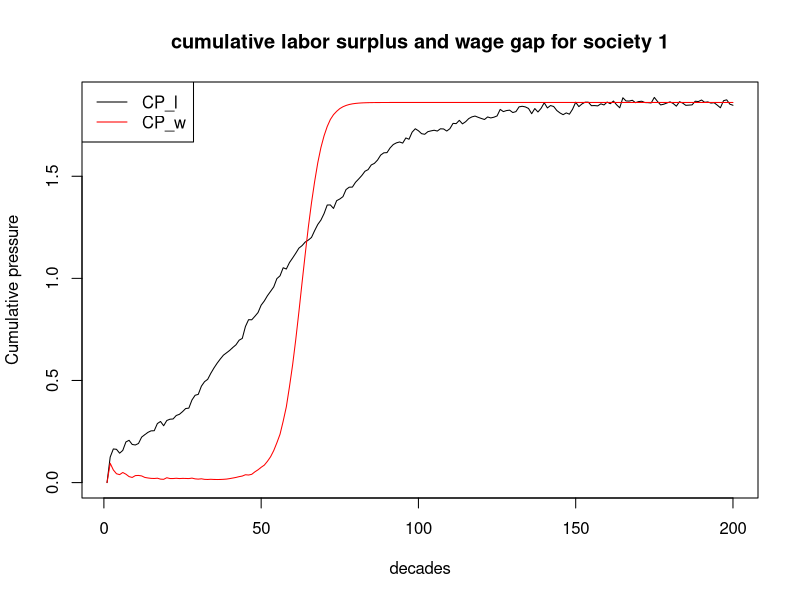
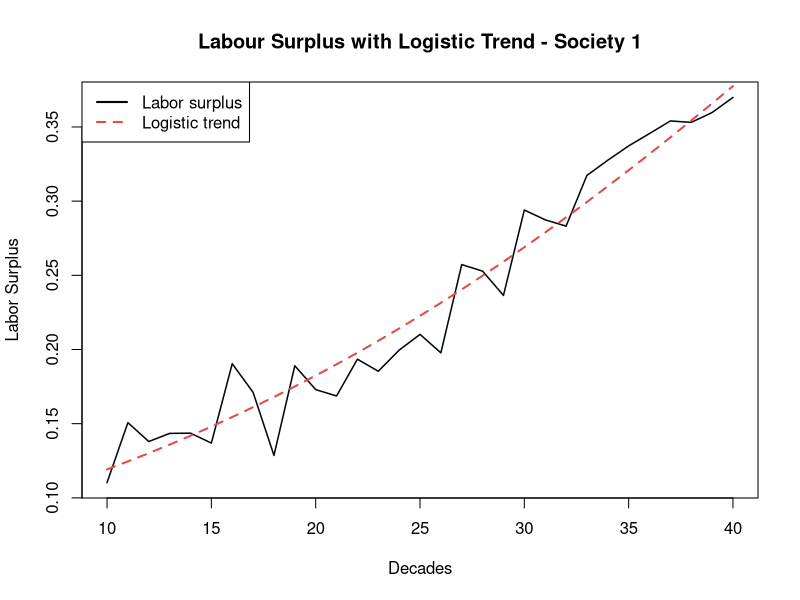
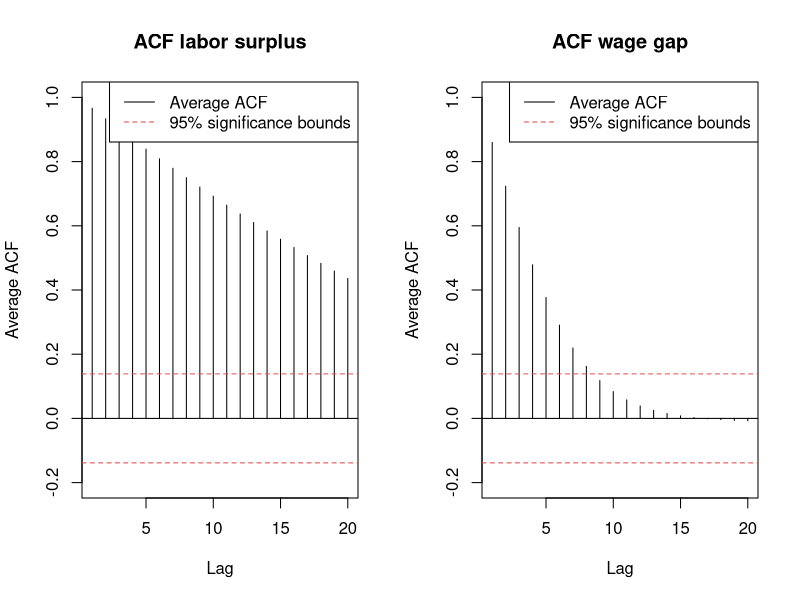
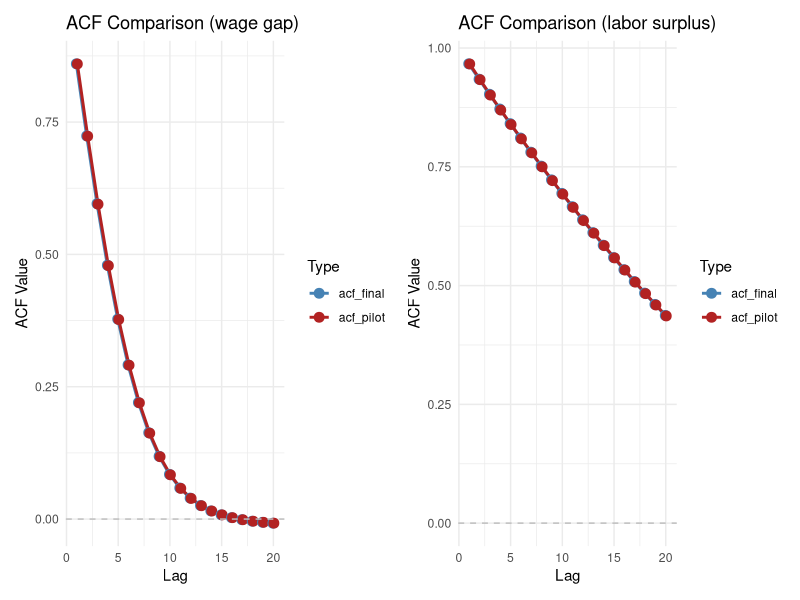
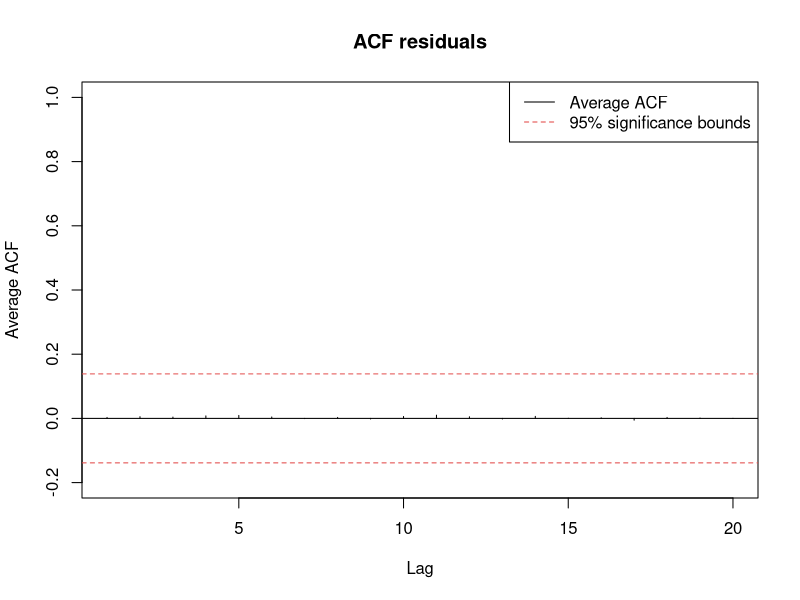

The R script that drew these images, in order:
## ---- chunk 1
library(dplyr)
library(ggplot2)
library(tidyr)
library(sandwich)
library(lmtest)
library(patchwork)
## ---- chunk 2
set.seed(123)
## ---- chunk 3
N_pilot <- 10
T_pilot <- 200
## ---- chunk 4
# labor_surplus parameters
K_l <- 1
r_l <- .05
t0_l  <- 50
A <- .2
P <- 5
delta_l <- .43
## ---- chunk 5
# wage_gap parameters
K_w <- 1
r_base <- .03
alpha <- .5
t0_w <- 60
## ---- chunk 6
# decay parameter (cumulative pressure)
delta_c <- 0.43
## ---- chunk 7
func_labor_surplus <- function(N,T) {
  
  labor_surplus <- matrix(NA, nrow = T , ncol = N)
  for (n in 1:N) {
    for (t in 1:T) {
    
      logistic_trend <- K_l/(1+exp(-r_l*(t-t0_l)))
      oscillation <- A * exp(-delta_l*t) * sin((2*t*pi)/P)
      epsilon <- rnorm(1, mean = 0, sd = .02)
    
      labor_surplus[t, n] <- logistic_trend + oscillation + epsilon
    }
  }
  return(labor_surplus)
}
## ---- chunk 8
labor_surplus <- func_labor_surplus(N_pilot, T_pilot)
head(labor_surplus)
## ---- chunk 9
func_wage_gap <- function(N, T, lab){
  
  wage_gap <- matrix(NA, nrow = T , ncol = N)
  for (n in 1:N) {
    for (t in 1:T) {
    
      if (t == 1) {r_w <- r_base} else {r_w <- r_base + alpha*(lab[t-1, n])}
    
     wage_gap[t,n]<- K_w/(1+exp(-r_w*(t-t0_w)))
    }
  }
  return(wage_gap)
}
## ---- chunk 10
wage_gap <- func_wage_gap(N_pilot, T_pilot, labor_surplus)
head(wage_gap)
## ---- chunk 11
cp <- function(N, T, lab, wag) {
  
  CP_l <- matrix(NA, nrow = T , ncol = N)
  CP_w <- matrix(NA, nrow = T , ncol = N)

  for (n in 1:N){
    for (t in 1:T){
    
    # cumulative pressure is only meaningful at t=2
      if (t==1){
        CP_l[t, n] <- 0
        CP_w[t, n] <- 0
      }
      else {
      
        cpsum_l <- 0
        cpsum_w <- 0
      
        for (k in 1:(t-1)){
          cpsum_l <- cpsum_l + lab[t-k, n] * exp(-delta_c*k)
          cpsum_w <- cpsum_w + wag[t-k, n] * exp(-delta_c*k)
      }
      
        CP_l[t, n] <- cpsum_l
        CP_w[t, n] <- cpsum_w
      }
    }
  }
  return( list(CP_l = CP_l, CP_w = CP_w) )
}

## ---- chunk 12
result <- cp(N_pilot, T_pilot, labor_surplus, wage_gap)
CP_w <- result$CP_w
CP_l <- result$CP_l
## ---- chunk 13
head(CP_l)
## ---- chunk 14
head(CP_w)
## ---- chunk 15
plot(1:T_pilot, CP_l[,1], type = "l", 
     xlab = "decades", ylab = "Cumulative pressure",
     main = "cumulative labor surplus and wage gap for society 1")
lines(1:T_pilot, CP_w[,1],col ="red")
legend("topleft", legend = c("CP_l", "CP_w"), col = c("black", "red"), lty = 1)
## ---- chunk 16
n <- 40
trend_l <- K_l / (1 + exp(-r_l * (10:n - t0_l)))

# Main plot
plot(10:n, labor_surplus[10:n, 1], type = "n",
     xlab = "Decades", ylab = "Labor Surplus",
     main = "Labour Surplus with Logistic Trend - Society 1")


# Add lines on top of shading
lines(10:n, labor_surplus[10:n, 1], col = "#00070d", lwd = 1.5)
lines(10:n, trend_l, col = "#E24B4A", lty = 2, lwd = 2)

# Legend
legend("topleft",
       legend = c("Labor surplus", "Logistic trend"),
       col = c("#00070d", "#E24B4A"),
       lty = c(1, 2, 1, 1), lwd = 2)
## ---- chunk 17
lag_max <- 20 
acf_matrix_l <- matrix(NA, nrow = lag_max , ncol = N_pilot)
acf_matrix_w <- matrix(NA, nrow = lag_max , ncol = N_pilot)
## ---- chunk 18
acf_func <- function(lag_max, acf_matrix, N, T, t0, CP) {
  for (s in 1:N){
    cps <- CP[t0:T, s]
    acf_matrix[,s] <- acf(cps, 
                          lag.max = lag_max,
                          plot = FALSE)$acf[-1]
  }
  acf_avg <- rowMeans(acf_matrix)
  return(acf_avg)
}
## ---- chunk 19
acf_avg_l <- acf_func(lag_max, acf_matrix_l, N_pilot, T_pilot, t0_l, CP_l)
acf_avg_w <- acf_func(lag_max, acf_matrix_w, N_pilot, T_pilot, t0_w, CP_w)
## ---- chunk 20
acf_plot <- function(acf, T, title = "Average ACF"){
  
   plot(1:lag_max, acf,
         type = "h",
         xlab = "Lag",
         ylab = "Average ACF",
         main = title,
         ylim = c(-0.2, 1))
    abline(h = 0)
          # Significance bounds
    abline(h =  1.96 / sqrt(T), lty = 2, col = "#E24B4A")
    abline(h = -1.96 / sqrt(T), lty = 2, col = "#E24B4A")
        
    legend("topright",
            legend = c("Average ACF", "95% significance bounds"),
            col    = c("black", "#E24B4A"),
            lty    = c(1, 2))
  
}
## ---- chunk 21
par(mfrow = c(1,2))
acf_plot(acf_avg_l, T_pilot, title = "ACF labor surplus")
acf_plot(acf_avg_w, T_pilot, title = "ACF wage gap" )
# Reset the plotting window
par(mfrow = c(1,1))
## ---- chunk 22
# Labor surplus
Tl_obs <- T_pilot - round(t0_l)
Tl_eff <- Tl_obs/(1+2*sum(acf_avg_l))

# Wage gap
Tw_obs <- T_pilot - round(t0_w)
Tw_eff <- Tw_obs/(1+2*sum(acf_avg_w))

ratio_w <- Tw_eff/Tw_obs
ratio_l <- Tl_eff/Tl_obs

cat("Effective sample size — labor surplus:",
    round(Tl_eff, 3), "\n")
cat("Effective sample size — wage gap:",
    round(Tw_eff, 3), "\n")
cat("Efficiency ratio — wage gap:", 
    round(ratio_w, 3), "\n")
cat("Efficiency ratio — labor surplus:", 
    round(ratio_l, 3), "\n")
cat("Usable decades — labor surplus:", Tl_obs, "\n")
cat("Usable decades — wage gap:", Tw_obs)
## ---- chunk 23
p <- c(0.001, 0.005, 0.01, 0.02, 0.05)
beta0_values <- qlogis(p)
epv <- 30
T_eff_binding <- Tw_eff

# N calculation for each p
sensitivity_analysis <- data.frame(
  crisis_prob = p ,
  beta0 = round(beta0_values, 4), 
  N_needed = ceiling(epv/(T_eff_binding*p))
)

print(sensitivity_analysis)
## ---- chunk 24
beta0 <- -5.2933	
beta1 <- 1.0   # wage gap effect — moderate
beta2 <- 0.5   # labor surplus effect — smaller alone
beta3 <- 2.0   # interaction — largest, captures Marx's threshold
## ---- chunk 25
y_func <- function(beta0, beta1, beta2, beta3, CP_l, CP_w, T, N) {
  
  z <- beta0 + (beta1*CP_w) + (beta2*CP_l) + (beta3*CP_l*CP_w)
  p_crisis <- 1/(1+exp(-z))
  
  y <- matrix(rbinom(T*N, size = 1, prob = p_crisis), 
              ncol = N, nrow = T)
  
  return(y)
}
## ---- chunk 26
y_pilot <- y_func(beta0, beta1, beta2, beta3, CP_l, CP_w, T_pilot, N_pilot)
## ---- chunk 27
head(y_pilot)
## ---- chunk 28
N_final <- 389
T_final <- 200
## ---- chunk 29
# Generate labor surplus , wage gap, CP_l, CP_w, y with N_final, T_final 
labor_surplus_fin <- func_labor_surplus(N_final, T_final)
wage_gap_fin <- func_wage_gap(N_final, T_final, labor_surplus_fin)

cp_fin <- cp(N_final, T_final, labor_surplus_fin, wage_gap_fin)
CPfin_l <- cp_fin$CP_l
CPfin_w <- cp_fin$CP_w

y_final <- y_func(beta0, beta1, beta2, beta3, CPfin_l, CPfin_w, T_final, N_final)
## ---- chunk 30
# crisis event count comparison
data.frame (
  Simulation = c("Pilot","Final"),
  N = c(N_pilot, N_final),
  T = c(T_pilot, T_final),
  Total_crisis = c(sum(y_pilot), sum(y_final))
    )
## ---- chunk 31
df_long <- data.frame(
  society = rep(1:N_final, each = T_final), 
  decade = rep(1:T_final, times = N_final), 
  CP_w = as.vector(CPfin_w), 
  CP_l = as.vector(CPfin_l), 
  y = as.vector(y_final)
)
## ---- chunk 32
model <- glm(y~CP_w+CP_l+CP_w:CP_l, 
             data = df_long, 
             family = binomial(link = "logit"))
summary(model)
## ---- chunk 33
X <- cbind(
  intercept = 1, 
  CP_w = as.vector(CPfin_w), 
  CP_l = as.vector(CPfin_l), 
  interaction = as.vector(CPfin_w)*as.vector(CPfin_l)
)

y_vec <- as.vector(y_final)
## ---- chunk 34
log_likelihood <- function(beta, X, y) {
  
  z <- X %*% beta
  p <- 1/(1+exp(-z))
  ll <- sum(y*log(p + 1e-10) + (1-y)*log(1-p  + 1e-10))
  
  return(-ll)
}
## ---- chunk 35
results <- optim(
    par = c(0,0,0,0),
    fn = log_likelihood,
    X = X, 
    y = y_vec, 
    method = "BFGS", 
    hessian = TRUE
  )
## ---- chunk 36
data.frame(
  true = c(beta0, beta1, beta2, beta3), 
  estimated_1 = c(coef(model)), 
  estimated_2 = c(results$par)
)
## ---- chunk 37
acfin_matrix_l <- matrix(NA, nrow = lag_max , ncol = N_final)
acfin_matrix_w <- matrix(NA, nrow = lag_max , ncol = N_final)

acfin_avg_l <- acf_func(lag_max, acfin_matrix_l, N_final, T_final, t0_l, CPfin_l)
acfin_avg_w <- acf_func(lag_max, acfin_matrix_w, N_final, T_final, t0_w, CPfin_w)
## ---- chunk 38
# compare acf pilot and acf final for labor surplus
acf_comp_l<- data.frame(lag = 1:lag_max, 
                        acf_final = acfin_avg_l, 
                        acf_pilot = acf_avg_l)

# compare acf pilot and acf final for wage gap
acf_comp_w <- data.frame(lag = 1:lag_max, 
                         acf_final = acfin_avg_w, 
                         acf_pilot = acf_avg_w)
## ---- chunk 39
acf_comparison <- function(acf_comp, title = "ACF Comparison: Final vs Pilot"){
  
  # convert to long format 
  acf_long <- pivot_longer(acf_comp, 
                           cols = c(acf_final, acf_pilot), 
                           names_to = "Type", 
                           values_to = "ACF_Values")
  
  p <- ggplot(acf_long, aes(x = lag, y = ACF_Values, color = Type, group = Type)) +
    geom_line(position = position_dodge(width = 0.2), linewidth = 1) + 
    geom_point(position = position_dodge(width = 0.2), size = 3) + 
    geom_hline(yintercept = 0, linetype = "dashed", color = "gray") +
    theme_minimal() +
    # FIXED: Use the `title` argument here instead of hard-coding it
    labs(title = title,        
         x = "Lag", 
         y = "ACF Value") +
    scale_color_manual(values = c("acf_final" = "steelblue", "acf_pilot" = "firebrick"))
  
  # Return the plot
  return(p) 
}
## ---- chunk 40
plot_wage <- acf_comparison(acf_comp_w, title = "ACF Comparison (wage gap)" )
plot_labor <-acf_comparison(acf_comp_l, title = "ACF Comparison (labor surplus)" )
## ---- chunk 41
combined_plot <- plot_wage + plot_labor
combined_plot
## ---- chunk 42
residuals_pearson <- residuals(model, type = "pearson")
lag_max <- min(Tl_obs/4, 20)
df_long_ord <- df_long %>% arrange(society, decade)
acf_resid_matrix <- matrix (NA, nrow = lag_max, ncol = N_final)


for (s in 1:N_final){
  # Extract the residuals for society s
  res_s <- residuals_pearson[df_long$society == s]
  acf_resid_matrix[,s]<-acf(res_s, lag_max, plot = FALSE)$acf[-1]
}

avg_resid_matrix <- rowMeans(acf_resid_matrix)
## ---- chunk 43
acf_plot(avg_resid_matrix, T_final, title = "ACF residuals")
